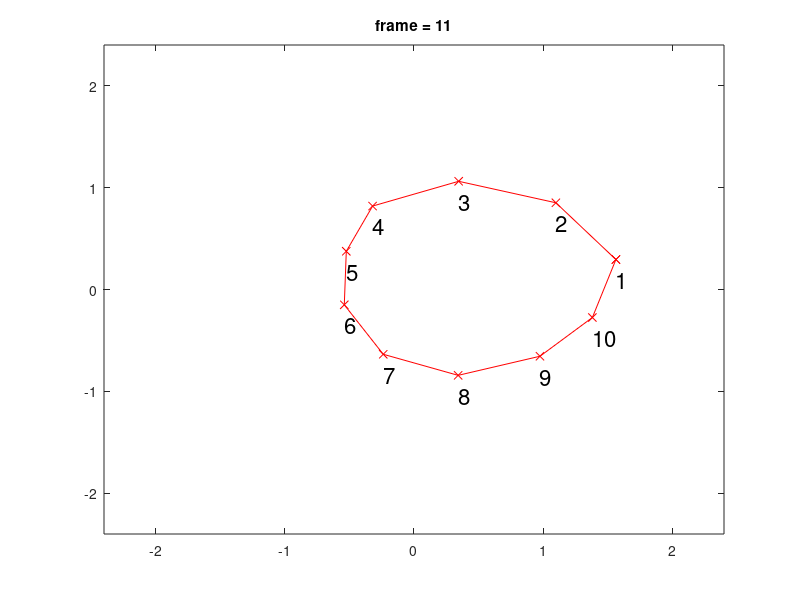

The MATLAB script that drew this image:
function CellMembraneModel()
clf;

tInitial = 0;
tFinal = 1;
dt = 0.1;
t = 0:dt:1;

testBodyForce = [1, 0];
restSpringLength = 0.9;
springConst = 2;

maxNodeDist = 1;
minNodeDist = 0.1;

% restAngle = 3*pi/4; %angle between points in octagon (set to pi*(1-2/length(r)))
restoreConst = 1;

L = linspace(0,2.*pi,9);
L = L(1:end-1);
x = 1.2*cos(L)';
y = 1.2*sin(L)';

r = [x, y];

r(1,:) = r(1,:) + [1, 0];

numNodes = size(r,1);

plotCell(r);
pause(0.5);

for i = 1:length(t)
    
    r_prev = r;

    for currentNode = 1:numNodes
        
        restAngle = pi*(1-2/numNodes);
        
        springForce = calcSpringForce(currentNode);
        restoreForce = calcRestoreForce(currentNode);

        force = springForce + restoreForce;
        r(currentNode,:) = r_prev(currentNode,:) + dt * (force);
    end
%     r(1,:) = r_prev(1,:) + dt * (testBodyForce);
    
%     testBodyForce = calcRestoreForce(1);
%     r(1,:) = r_prev(1,:) + dt * (testBodyForce);
    
    
    %add/remove nodes that get too far apart
    r_new = addNodes(r);
    r = r_new;
    numNodes = size(r,1);
    
    if numNodes > 4
        r_new = removeNodes(r);
        r = r_new;
        numNodes = size(r,1);
    end
    
    plotCell(r);
    title(['frame = ' num2str(i)]);
    pause(0.5);
    
end

%%
    function plotCell(r)
        rPlot = [r(:,:); r(1,:)];
        plot(rPlot(:,1), rPlot(:,2)+.2, 'rx-');
        axis(2.4*[-1 1 -1 1]);
        
        for node = 1:numNodes
            text(r(node,1), r(node,2), num2str(node), 'FontSize', 16);
        end
    end

%%
    function restoreForce = calcRestoreForce(currentNode)
        restoreForce = 0;
        
        prevNode = mod(currentNode-1,numNodes) + numNodes*(currentNode == 1);
        nextNode = mod(currentNode+1,numNodes) + numNodes*(currentNode == numNodes-1);
        
        prevPoint = r(prevNode,:) - r(currentNode,:);
        nextPoint = r(nextNode,:) - r(currentNode,:);
        
        angle = acos(dot(prevPoint, nextPoint)/(norm(prevPoint)*norm(nextPoint)));
        
        if angle < restAngle
            bridge = nextPoint - prevPoint;
            restoreForce = prevPoint - dot(prevPoint,bridge) * bridge/norm(bridge);
            restoreForce = (restoreForce/norm(restoreForce)) * restoreConst;
        end
        
    end

%%
    function springForce = calcSpringForce(currentNode)
        prevNode = mod(currentNode-1,numNodes) + numNodes*(currentNode == 1);
        nextNode = mod(currentNode+1,numNodes) + numNodes*(currentNode == numNodes-1);
        
        dists = sqrt([sum((r_prev(prevNode,:) - r_prev(currentNode,:)).^2), ...
            sum((r_prev(nextNode,:) - r_prev(currentNode,:)).^2)]);
        
        dir = [(r_prev(prevNode,:) - r_prev(currentNode,:))/dists(1);...
            (r_prev(nextNode,:) - r_prev(currentNode,:))/dists(2)];
        
        springForce = springConst * ( dir(1,:) * (dists(1) - restSpringLength) + ...
            dir(2,:) * (dists(2) - restSpringLength) );
        
    end

%%
    function r_new = addNodes(r)
        % compare currentNode and nextNode and add a new node in midpoint if
        % they're too far apart
        
        newPoints = [];
        
        for currentNode = 1:size(r,1)
            nextNode = mod(currentNode+1,numNodes) + numNodes*(currentNode == numNodes-1);
            dist = norm(r(nextNode,:) - r(currentNode,:));
            
            if dist > maxNodeDist
                
                midpoint = (r(nextNode,:) + r(currentNode,:))/2;
                newPoints = [newPoints; currentNode, midpoint];
                
            end
        end
        
        r_new = [r; zeros(size(newPoints,1),2)];
        for newRow = 1:size(newPoints,1)
            newNode = newPoints(newRow,1);
            midpoint = newPoints(newRow,2:3);
            if newNode == numNodes
                r_new = [r_new(1:end,:); midpoint];
            else
                r_new = [r_new(1:newNode,:); midpoint; r(newNode+1:end,:)];
            end
        end
    end

%%
    function r_new = removeNodes(r) 
        % compare curentNode and nextNode as remove currentNode if too
        % close together
        
        r_new = r;
        
        for currentNode = 1:size(r,1)
            nextNode = mod(currentNode+1,numNodes) + numNodes*(currentNode == numNodes-1);
            
            dist = sqrt(sum((r(nextNode,:) - r(currentNode,:)).^2));
            
            if dist < minNodeDist
                disp(currentNode);
                disp('TRACE');
                
                if currentNode == 1
                    r_new = [r_new(2:end,:)];
                elseif currentNode == numNodes
                    r_new = [r_new(1:end-1,:)];
                else
                    r_new = [r_new(1:currentNode-1,:); r_new(currentNode+1:end,:)];
                end
            
            end
            
            if size(r_new,1) < 4
                error('Too many nodes removed, try decreasing minNodeDist');
            end
            
        end
        
    end
        
        
    
        






end